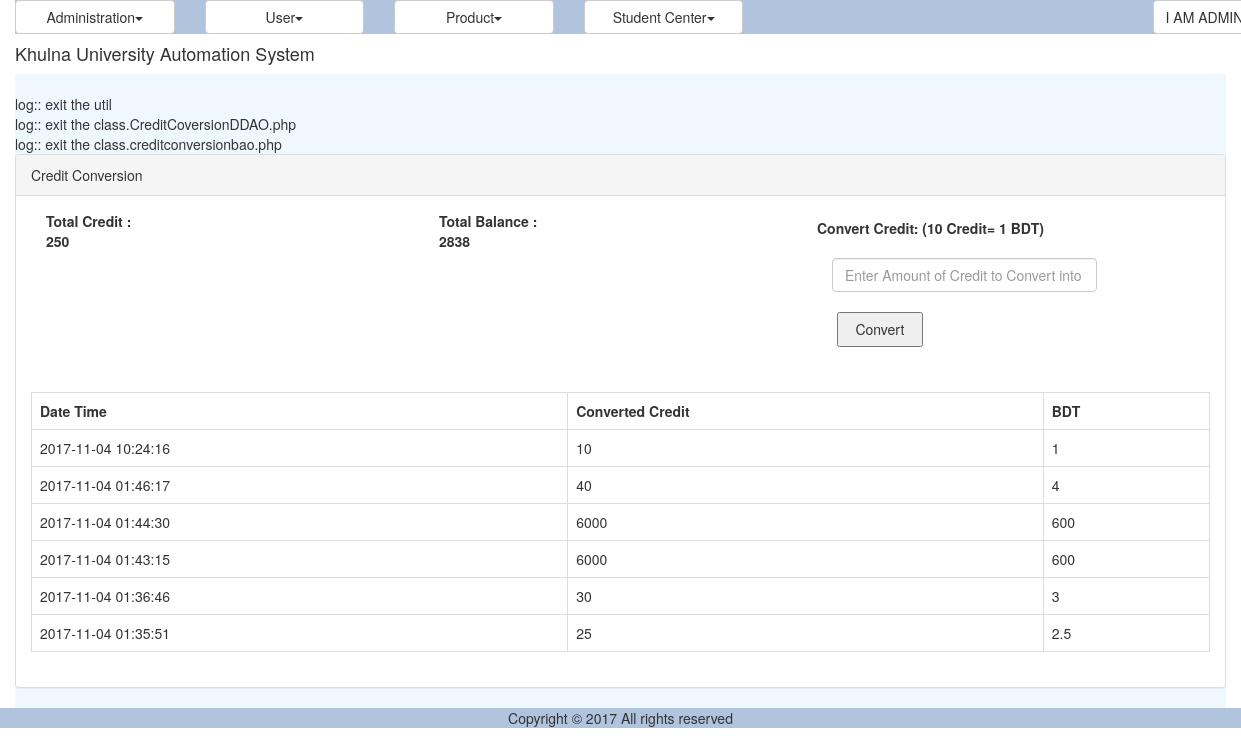
The page /credit_conversion.php (signed in) on the database its author committed.
### tables this page shows
CREATE TABLE `tbl_user_details` (
  `ID` varchar(40) NOT NULL,
  `FatherName` varchar(100) DEFAULT NULL,
  `MotherName` varchar(100) DEFAULT NULL,
  `PermanentAddress` varchar(200) DEFAULT NULL,
  `HomePhone` varchar(20) DEFAULT NULL,
  `CurrentAddress` varchar(200) DEFAULT NULL,
  `MobilePhone` varchar(20) DEFAULT NULL,
  `Balance` double NOT NULL,
  `Credit` double NOT NULL
);

CREATE TABLE `tbl_credit_conversion_log` (
  `ID` varchar(40) NOT NULL,
  `DateTime` datetime NOT NULL,
  `ConvertedCredit` double NOT NULL,
  `BDT` double NOT NULL,
  `UserID` varchar(40) NOT NULL
);

### modules/payment/ui/blade/view.credit_conversion.blade.php (called while the page is built, shortened)
<?php
include_once './util/class.util.php';
include_once '/../../bao/class.credit_conversionbao.php';
$_CreditConversionBAO= new CreditConversionBAO();
?>

### common/class.common.user.php (called while the page is built, shortened)
<?php
class User{
    private $_ID;
    public function getID () {
        return $this->_ID;
    }
}
class UserDetails{
    private $_Balance;
    private $_Credit;
    public function setBalance( $Balance ) {
        $this->_Balance = $Balance;
    }
    public function getBalance() {
        return $this->_Balance;
    }
    public function setCredit( $Credit ) {
        $this->_Credit = $Credit;
    }
    public function getCredit() {
        return $this->_Credit;
    }
}
?>

### common/class.common.php (called while the page is built, shortened)
<?php
include_once 'class.common.user.php';
class Result{
    private $_IsSuccess=0;
    private $_ResultObject;
    public function setIsSuccess($IsSuccess){
        $this->_IsSuccess = $IsSuccess;
    }
    public function getIsSuccess(){
        return $this->_IsSuccess;
    }
    public function setResultObject($ResultObject){
        $this->_ResultObject = $ResultObject;
    }
    public function getResultObject(){
        return $this->_ResultObject;
    }
}
?>

### common/class.common.payment.php (called while the page is built, shortened)
<?php
class CreditConversionLog{
    private $_DateTime;
    private $_ConvertedCredit;
    private $_BDT;
    public function setDateTime ( $DateTime ) {
        $this->_DateTime = $DateTime;
    }
    public function getDateTime () {
        return $this->_DateTime;
    }
    public function setConvertedCredit ( $ConvertedCredit ) {
        $this->_ConvertedCredit = $ConvertedCredit;
    }
    public function getConvertedCredit () {
        return $this->_ConvertedCredit;
    }
    public function setBdt( $BDT ) {
        $this->_BDT = $BDT;
    }
    public function getBdt () {
        return $this->_BDT;
    }
}
?>

### modules/payment/ui/view.credit_conversion.php (the view)
<?php
include_once 'blade/view.credit_conversion.blade.php';
include_once './common/class.common.php';
include_once './common/class.common.payment.php';
?>
<div class="panel panel-default">
    <div class="panel-heading">Credit Conversion</div>
    <div class="panel-body">
		<label class="control-label col-sm-4" for="txtCat">
		<?php
		$Result = $_CreditConversionBAO->getCreditAmount();
		if($Result->getIsSuccess()){
			$credit = $Result->getResultObject();
		?>
			<tr>
				<th>Total Credit :</th>
			</tr>
			<tr>
			    <div><?php echo $credit->getCredit(); ?></div>
			 </tr>
		    <?php
			}
		?>
		</label>
		<label class="control-label col-sm-4" for="txtCat">
		<?php
		$Result = $_CreditConversionBAO->getTotalBalance();
		if($Result->getIsSuccess()){
			$credit = $Result->getResultObject();
		?>
			<tr>
				<th>Total Balance :</th>
			</tr>
			<tr>
			    <div><?php echo $credit->getBalance(); ?></div>
			 </tr>
		    <?php
			}
		?>
		</label>
	<div class="form-group">
		<form method="post" class="form-horizontal">
		<label class="control-label col-sm-offset-0" for="txtPayAmount"> Convert Credit: (10 Credit= 1 BDT)</label><br>
			<div class= "col-sm-3"><br>
				<input type="text" class="form-control col-sm-offset-0  col-sm-4" name="txtCreditAmount" placeholder="Enter Amount of Credit to Convert into BDT">
			</div>
			<div class="form-group">
	              <div class="col-sm-offset-8 col-sm-2"><br>
						<button type="submit" name="convert" onclick="return confirm('sure to convert?'); ">Convert</button>
					</div>
				</div>
		</form>
	</div>
	</div>
	<div class="panel-body">
		<table class="table table-bordered">
		<?php
		$Result = $_CreditConversionBAO->getCreditConversionlogs();
		if($Result->getIsSuccess()){
			$paymentlogList = $Result->getResultObject();
		?>
			<tr>
				<th>Date Time</th>
				<th>Converted Credit</th>
				<th>BDT</th>
			</tr>
			<?php
			for($i = 0; $i < sizeof($paymentlogList); $i++) {
				$paymentlog = $paymentlogList[$i];
				?>
			    <tr>
			    <td>
					<?php echo $paymentlog->getDateTime(); ?>
				 </td>
			    <td>
			    		<?php echo $paymentlog->getConvertedCredit(); ?>
			    </td>
				<td>
					<?php echo $paymentlog->getBDT(); ?>
				 </td>
			    </tr>
		    <?php
			}
		}
		else{
			echo $Result->getResultObject();
		}
		?>
		</table>
		</div>
</div>
</div>

### resources/css/style.css (style rules this page uses)
form button { width:50%; height:35px; }
table,td { border:solid #e9e9e9 1px; }

### rows shown on the page
tbl_user_details: Credit "250", Balance "2838"
tbl_credit_conversion_log: DateTime "2017-11-04 10:24:16", ConvertedCredit "10", BDT "1"
tbl_credit_conversion_log: DateTime "2017-11-04 01:46:17", ConvertedCredit "40", BDT "4"
tbl_credit_conversion_log: DateTime "2017-11-04 01:44:30", ConvertedCredit "6000", BDT "600"
tbl_credit_conversion_log: DateTime "2017-11-04 01:43:15", ConvertedCredit "6000", BDT "600"
tbl_credit_conversion_log: DateTime "2017-11-04 01:36:46", ConvertedCredit "30", BDT "3"
tbl_credit_conversion_log: DateTime "2017-11-04 01:35:51", ConvertedCredit "25", BDT "2.5"

### other values the page prints
$globalMenu[$i]->getTitle() "Administration User Product Student Center"
$CurrentUser->getFirstName() "I AM"
